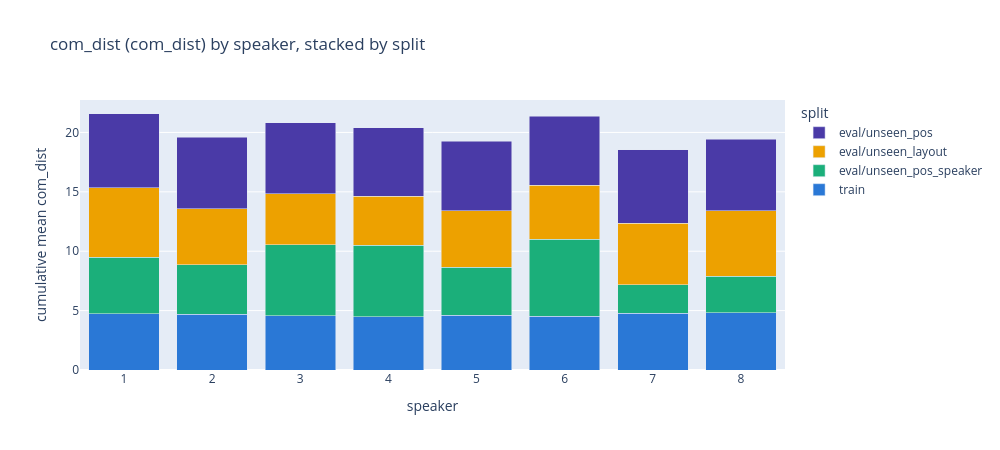

Source (notebook cell):
### Code cell
def plot_com_dist_stacked_by_speaker(df, group_by='split', metric='com_dist', title=None):
    """
    Stacked bar chart: one bar per speaker, with each `group_by` value's mean(metric)
    stacked cumulatively on top of each other. Total bar height = sum of per-group means,
    making it easy to spot which speaker accumulates the most error across groups.
    Hovering a segment shows its own mean/std/n (not the cumulative value).
    """
    color_map = {'split': SPLIT_COLORS, 'speakers': SPEAKER_COLORS}[group_by]
    sdf = df.dropna(subset=['speakers', group_by, metric])
    if sdf.empty:
        print('No samples with speakers,', group_by, 'and', metric)
        return

    speakers = sorted(sdf['speakers'].unique())
    group_vals = [g for g in color_map if g in sdf[group_by].unique()]

    fig = go.Figure()
    for g in group_vals:
        means, stds, ns = [], [], []
        for spk in speakers:
            vals = sdf.loc[(sdf['speakers'] == spk) & (sdf[group_by] == g), metric]
            means.append(vals.mean() if len(vals) else 0.0)
            stds.append(vals.std() if len(vals) else np.nan)
            ns.append(len(vals))
        fig.add_trace(go.Bar(
            x=[str(s) for s in speakers], y=means, name=str(g),
            marker_color=color_map.get(g, '#898781'),
            customdata=np.stack([stds, ns], axis=-1),
            hovertemplate=(f'{group_by}={g}<br>speaker=%{{x}}<br>mean {metric}=%{{y:.3f}}'
                           '<br>std=%{customdata[0]:.3f}<br>n=%{customdata[1]:.0f}<extra></extra>'),
        ))

    fig.update_layout(
        barmode='stack', bargap=0.2,
        title=title or f'com_dist ({metric}) by speaker, stacked by {group_by}',
        xaxis_title='speaker', yaxis_title=f'cumulative mean {metric}',
        legend_title=group_by, height=450, width=1000,
    )
    fig.show()

if 'com_dist' in df.columns:
    plot_com_dist_stacked_by_speaker(df)
else:
    print('No inference run loaded — com_dist unavailable in dataset-only mode.')

### Figure 1 — Plotly figure (JSON) as saved in the notebook; plotly's stock layout.template omitted (floating-point values rounded to 4 significant figures)
{"data": [{"customdata": [[3.049, 57.0], [3.361, 56.0], [3.055, 59.0], [2.96, 58.0], [2.994, 54.0], [2.904, 60.0], [2.838, 57.0], [3.056, 59.0]], "hovertemplate": "split=train<br>speaker=%{x}<br>mean com_dist=%{y:.3f}<br>std=%{customdata[0]:.3f}<br>n=%{customdata[1]:.0f}<extra></extra>", "marker": {"color": "#2a78d6"}, "name": "train", "type": "bar", "x": ["1", "2", "3", "4", "5", "6", "7", "8"], "y": [4.743, 4.707, 4.553, 4.475, 4.593, 4.517, 4.79, 4.805]}, {"customdata": [[3.066, 4.0], [3.289, 5.0], [4.904, 2.0], [3.027, 3.0], [2.681, 7.0], [NaN, 1.0], [2.595, 4.0], [1.238, 2.0]], "hovertemplate": "split=eval/unseen_pos_speaker<br>speaker=%{x}<br>mean com_dist=%{y:.3f}<br>std=%{customdata[0]:.3f}<br>n=%{customdata[1]:.0f}<extra></extra>", "marker": {"color": "#1baf7a"}, "name": "eval/unseen_pos_speaker", "type": "bar", "x": ["1", "2", "3", "4", "5", "6", "7", "8"], "y": [4.749, 4.136, 5.977, 6.011, 4.074, 6.489, 2.399, 3.093]}, {"customdata": [[3.281, 6.0], [2.595, 6.0], [3.042, 6.0], [3.001, 6.0], [2.456, 6.0], [3.129, 6.0], [2.605, 6.0], [2.633, 6.0]], "hovertemplate": "split=eval/unseen_layout<br>speaker=%{x}<br>mean com_dist=%{y:.3f}<br>std=%{customdata[0]:.3f}<br>n=%{customdata[1]:.0f}<extra></extra>", "marker": {"color": "#eda100"}, "name": "eval/unseen_layout", "type": "bar", "x": ["1", "2", "3", "4", "5", "6", "7", "8"], "y": [5.864, 4.747, 4.323, 4.127, 4.728, 4.54, 5.161, 5.53]}, {"customdata": [[3.379, 16.0], [3.217, 16.0], [3.164, 16.0], [3.256, 16.0], [3.356, 16.0], [3.285, 16.0], [3.388, 16.0], [3.226, 16.0]], "hovertemplate": "split=eval/unseen_pos<br>speaker=%{x}<br>mean com_dist=%{y:.3f}<br>std=%{customdata[0]:.3f}<br>n=%{customdata[1]:.0f}<extra></extra>", "marker": {"color": "#4a3aa7"}, "name": "eval/unseen_pos", "type": "bar", "x": ["1", "2", "3", "4", "5", "6", "7", "8"], "y": [6.238, 6.023, 5.959, 5.801, 5.87, 5.832, 6.186, 6.003]}], "layout": {"bargap": 0.2, "barmode": "stack", "height": 450, "legend": {"title": {"text": "split"}}, "title": {"text": "com_dist (com_dist) by speaker, stacked by split"}, "width": 1000, "xaxis": {"title": {"text": "speaker"}}, "yaxis": {"title": {"text": "cumulative mean com_dist"}}}}
